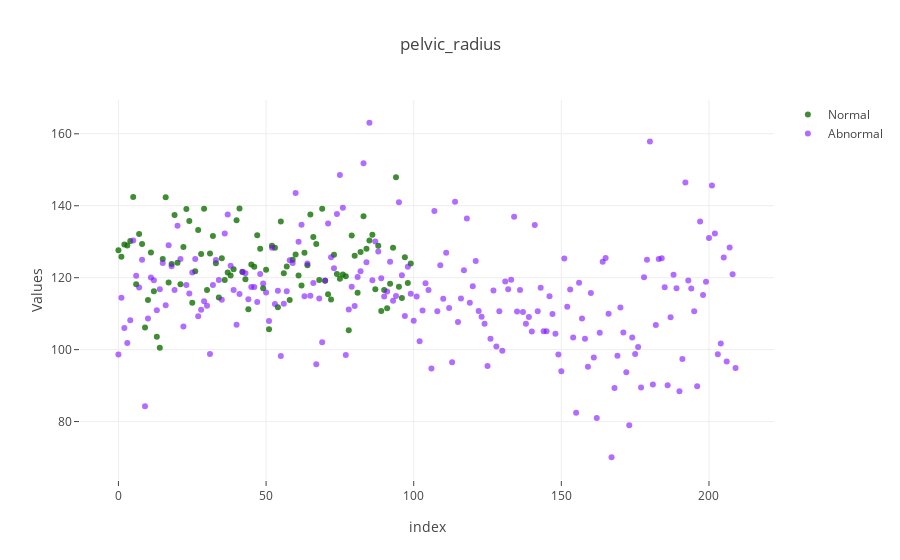

Notebook code cell kept with this figure:
### Code cell
# pelvic_radius vs class scatter plot
# import graph objects as "go"
import plotly.graph_objs as go

# creating trace1
trace1 =go.Scatter(
                    x = np.arange(0,310),
                    y = data2[data2['class']=='Normal'].pelvic_radius,
                    mode = "markers",
                    name = "Normal",
                    marker = dict(color = 'rgba(16, 112, 2, 0.8)'),
                    text= data2['class'])
# creating trace2
trace2 =go.Scatter(
                    x = np.arange(0,310),
                    y = data2[data2['class']=='Abnormal'].pelvic_radius,
                    mode = "markers",
                    name = "Abnormal",
                    marker = dict(color = 'rgba(125, 12, 255, 0.6)'),
                    text= data2['class'])

df = [trace1, trace2]
layout = dict(title = 'pelvic_radius',
              xaxis= dict(title= 'index',ticklen= 5,zeroline= False),
              yaxis= dict(title= 'Values',ticklen= 5,zeroline= False)
             )
fig = dict(data = df, layout = layout)
iplot(fig)

### Figure 1 — Plotly figure (JSON) as saved in the notebook; plotly's stock layout.template omitted (floating-point values rounded to 4 significant figures; data arrays with more than 128 entries replaced by an {"elided": "..."} marker saying what was removed)
{"data": [{"marker": {"color": "rgba(16, 112, 2, 0.8)"}, "mode": "markers", "name": "Normal", "text": {"elided": "310 str values"}, "type": "scatter", "uid": "7c5271b6-53a5-40f3-9d8a-10dcddefd92a", "x": {"elided": "310 int values"}, "y": [127.6, 125.8, 129.2, 129.0, 130.2, 142.4, 118.2, 132.1, 129.4, 106.2, 113.8, 127.0, 116.2, 103.6, 100.5, 125.2, 142.4, 118.7, 123.8, 137.4, 124.1, 118.2, 128.5, 139.1, 135.7, 113.1, 121.8, 133.3, 126.6, 139.2, 116.6, 126.7, 131.6, 124.0, 114.5, 125.4, 119.4, 121.4, 120.6, 122.3, 135.9, 139.2, 121.6, 119.6, 111.2, 123.6, 123.0, 131.8, 128.0, 117.1, 122.2, 105.6, 128.9, 128.3, 111.8, 135.6, 121.2, 123.1, 113.8, 125.0, 126.5, 120.6, 117.8, 126.9, 123.5, 137.6, 131.3, 129.4, 119.3, 139.2, 119.1, 115.4, 113.9, 126.4, 121.0, 119.7, 120.9, 120.4, 105.4, 131.7, 126.1, 115.8, 127.1, 137.1, 128.1, 130.4, 131.9, 116.8, 128.9, 110.7, 116.6, 111.5, 118.3, 128.3, 147.9, 117.4, 114.4, 125.7, 118.5, 123.9]}, {"marker": {"color": "rgba(125, 12, 255, 0.6)"}, "mode": "markers", "name": "Abnormal", "text": {"elided": "310 str values"}, "type": "scatter", "uid": "bcfa71cb-0404-4c02-b9cf-5fc70a35e518", "x": {"elided": "310 int values"}, "y": {"elided": "210 float values"}}], "layout": {"title": {"text": "pelvic_radius"}, "xaxis": {"ticklen": 5, "title": {"text": "index"}, "zeroline": false}, "yaxis": {"ticklen": 5, "title": {"text": "Values"}, "zeroline": false}}}
